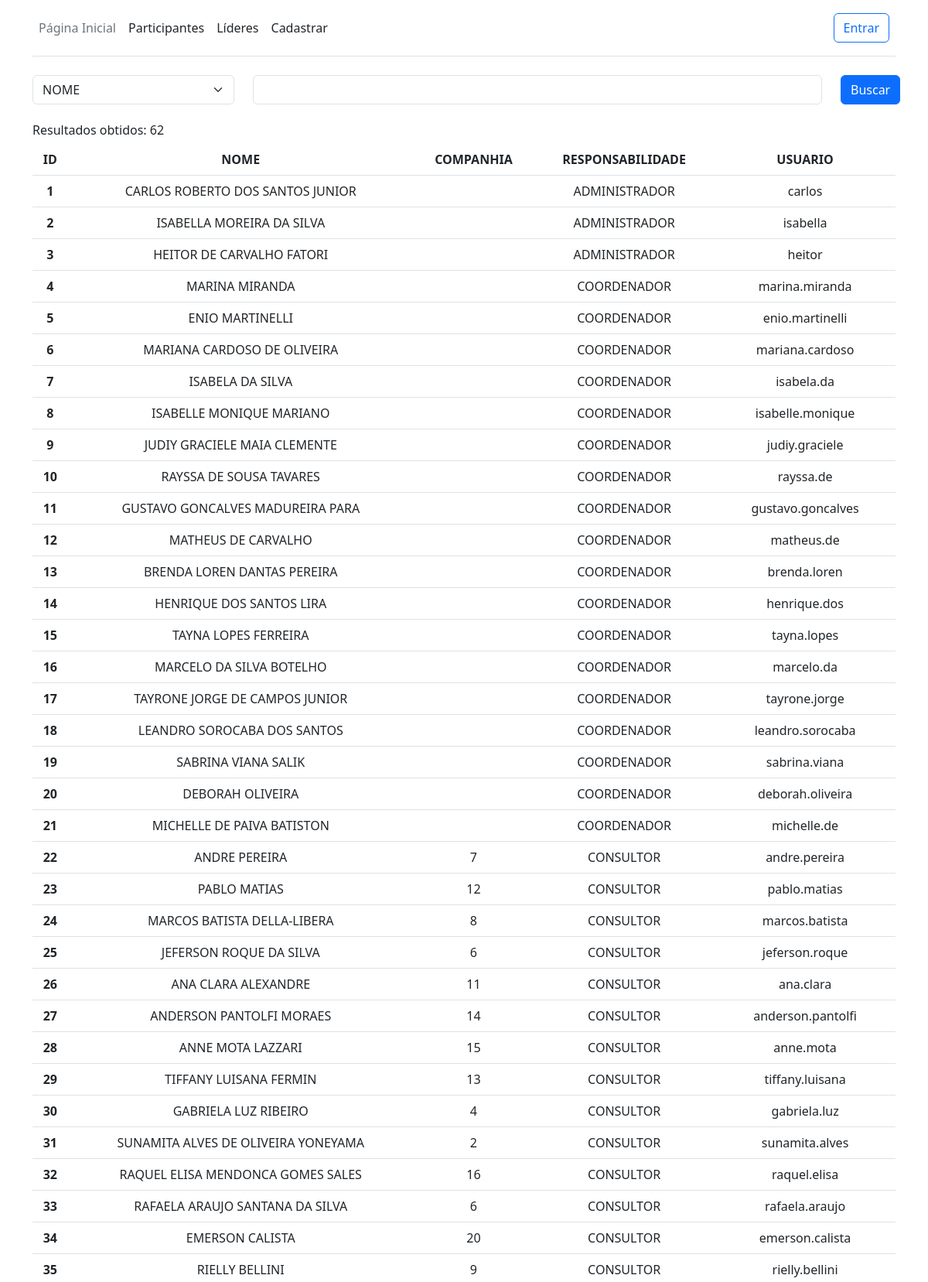
The page /lists/lideres (upper part) on the database its author committed.
### tables this page shows
CREATE TABLE lider (
  id INTEGER PRIMARY KEY AUTOINCREMENT,
  name TEXT NOT NULL,
  responsability_level TEXT CHECK(responsability_level IN ('ADMINISTRADOR','COORDENADOR','CONSULTOR')),
  gender TEXT CHECK(gender IN ('M','F')),
  username TEXT UNIQUE NOT NULL,
  password TEXT NOT NULL,
  telephone TEXT NOT NULL,
  photo BLOB,
  company_id INTEGER,
  room TEXT,
  hotel TEXT,
  FOREIGN KEY (company_id) REFERENCES company (id) 
    ON UPDATE SET NULL 
    ON DELETE SET NULL
  -- FOREIGN KEY (room) REFERENCES rooms (room)
  --   ON UPDATE SET NULL
  --   ON DELETE SET NULL,
  -- FOREIGN KEY (hotel) REFERENCES rooms (hotel)
  --   ON UPDATE SET NULL
  --   ON DELETE SET NULL
);

### fsy/fsy.py (the view)
@bp.route('/lists/<string:type>', methods=('GET', 'POST'))
def lists(type):
    lists = None
    db = get_db()
    if request.method == 'POST':
        select = request.form['select']
        search = request.form['search']
        search = unidecode.unidecode(search)
        search = search.upper()
        if type == 'participantes':
            if search:
                query = "SELECT * FROM participant WHERE {sel} like '%{sea}%'".format(sel=select, sea=search)
                print(query)
                lists = db.execute(
                 query
                ).fetchall()
            else:
                lists = db.execute(
                 'SELECT * FROM participant'
                ).fetchall()
            removeList = []
            for participant in lists:
                try:
                    if request.form['checkin']:
                        if participant['checked_in'] != request.form['checkin']:
                            removeList.append(participant)
                except:
                    pass
                try:
                    if request.form['kit']:
                        if participant['kit'] != request.form['kit']:
                            removeList.append(participant)
                except:
                    pass
                try:
                    if request.form['shirt']:
                        if participant['shirt'] != request.form['shirt']:
                            removeList.append(participant)
                except:
                    pass
                try:
                    if request.form['show']:
                        if participant['varieties_show'] != request.form['show']:
                            removeList.append(participant)
                except:
                    pass
                try:
                    if request.form['music']:
                        if participant['musical_program'] != request.form['music']:
                            removeList.append(participant)
                except:
                    pass
                try:
                    if request.form['nametag']:
                        if participant['name_tag'] != request.form['nametag']:
                            removeList.append(participant)
                except:
                    pass
                try:
                    if request.form['company']:
                        if participant['company_id'] and request.form['company'] == 'NAO':
                            removeList.append(participant)
                        if not participant['company_id'] and request.form['company'] == 'SIM':
                            removeList.append(participant)
                except:
                    pass
            print(removeList)
            for participant in removeList:
                try:
                    lists.remove(participant)
                except:
                    pass
        elif type == 'lideres':
            if search:
                query = "SELECT * FROM lider WHERE {sel} like '%{sea}%'".format(sel=select, sea=search)
                lists = db.execute(
                 query
                ).fetchall()
            else:
                lists = db.execute(
                 'SELECT * FROM lider'
                ).fetchall()
    else:
        if type == 'participantes':
            lists = db.execute(
                 'SELECT * FROM participant'
                ).fetchall()
        elif type == 'lideres':
            lists = db.execute(
                 'SELECT * FROM lider'
                ).fetchall()
    return render_template('fsy/lists.html', lists=lists, profile_type=type, length=len(lists))

### fsy/auth.py (called while the page is built)
@bp.before_app_request
def load_logged_in_user():
    user_id = session.get('user_id')
    if user_id is None:
        g.user = None
    else:
        g.user = get_db().execute('SELECT * FROM lider WHERE id = ?', (user_id,)).fetchone()

### fsy/db.py (called while the page is built)
def get_db():
    if 'db' not in g:
        g.db = sqlite3.connect(
            current_app.config['DATABASE'],
            detect_types=sqlite3.PARSE_DECLTYPES
        )
        g.db.row_factory = sqlite3.Row
    return g.db

### fsy/templates/fsy/lists.html (shortened to what this page needs)
{% extends 'base.html' %}
{% block body %}
  <div class="container justify-content-center">
    <form method="POST">
      <div class="row">
        <div class="col-md-3 mb-4">
          <select class="form-select" name="select">
            <option value="name" selected>NOME</option>
          </select>
        </div>
        <div class="col-md-8 mb-4">
          <div class="form-outline">
              <input name="search" type="search" class="form-control" />
          </div>
        </div>
        <div class="col-md-1 mb-4">
          <button type="submit" class="btn btn-primary">Buscar</button>
        </div>
      </div>
    </form>
    {% if lists != None %}
      <div class="row">
        <h6>Resultados obtidos: {{ length }}</h6>
      </div>
      <div class="row">
        <div class="table-responsive">
          <table class="table table-hover">
            <thead>
              <tr class="text-center">
                <th scope="col">ID</th>
                <th scope="col">NOME</th>
                <th scope="col">COMPANHIA</th>
                {% if profile_type == 'participantes' %}
                  <th scope="col">IDADE</th>
                  <th scope="col">CHECK IN</th>
                {% else %}
                  <th scope="col">RESPONSABILIDADE</th>
                  <th scope="col">USUARIO</th>
                {% endif %}
              </tr>
            </thead>
            <tbody">
              {% for person in lists: %}
                {% if profile_type == 'participantes' %}
                  <tr class="text-center clickable" onclick="window.location='{{ url_for('fsy.profile', type='participante', id=person[0]) }}'">
                {% else %}
                  <tr class="text-center clickable" onclick="window.location='{{ url_for('fsy.profile', type='lider', id=person[0]) }}'">
                {% endif %}
                    <th scope="row">{{ person['id'] }}</th>
                    <td>{{ person['name'] }}</td>
                    <td>{{ person['company_id'] if person['company_id'] else '' }}</td>
                    {% if profile_type == 'participantes' %}
                      <td>{{ person['age'] if person['age'] else '' }}</td>
                      <td>{{ person['checked_in'] if person['checked_in'] else '' }}</td>
                    {% else: %}
                      <td>{{ person['responsability_level'] if person['responsability_level'] else '' }}</td>
                      <td>{{ person['username'] if person['username'] else '' }}</td>
                    {% endif %}
                  </tr>
              {% endfor %}
          </table>
        </div>
      </div>
    {% endif %}
  </div>
{% endblock %}

### fsy/templates/base.html (shortened to what this page needs)
<!doctype html>
<html lang="en">
  <head>
    <link href="https://cdn.jsdelivr.net/npm/bootstrap@5.3.0-alpha1/dist/css/bootstrap.min.css" rel="stylesheet">
  </head>
  <body>
    <div class="container">
      <header class="d-flex flex-wrap align-items-center justify-content-center justify-content-md-between py-3 mb-4 border-bottom">
        <ul class="nav col-12 col-md-auto mb-2 justify-content-center mb-md-0">
          <li><a href="{{ url_for('fsy.index') }}" class="nav-link px-2 link-secondary">Página Inicial</a></li>
          {% if g.user == None %}
            <li><a href="{{ url_for('fsy.lists', type='participantes') }}" class="nav-link px-2 link-dark">Participantes</a></li>
            <li><a href="{{ url_for('fsy.lists', type='lideres') }}" class="nav-link px-2 link-dark">Líderes</a></li>
            <li><a href="{{ url_for('fsy.register') }}" class="nav-link px-2 link-dark">Cadastrar</a></li>
          {% endif %}
        </ul>
        <div class="col-md-3 text-end">
          {% if g.user == None %}
            <a href="{{ url_for('auth.login') }}">
              <button type="button" class="btn btn-outline-primary me-2">Entrar</button>
            </a>
          {% endif %}
        </div>
      </header>
    </div>
    <div>{% block body %}{% endblock %}</div>
  </body>
</html>

### rows shown on the page
lider: id "1", name "CARLOS ROBERTO DOS SANTOS JUNIOR", responsability_level "ADMINISTRADOR", username "carlos"
lider: id "2", name "ISABELLA MOREIRA DA SILVA", responsability_level "ADMINISTRADOR", username "isabella"
lider: id "3", name "HEITOR DE CARVALHO FATORI", responsability_level "ADMINISTRADOR", username "heitor"
lider: id "4", name "MARINA MIRANDA", responsability_level "COORDENADOR", username "marina.miranda"
lider: id "5", name "ENIO MARTINELLI", responsability_level "COORDENADOR", username "enio.martinelli"
lider: id "6", name "MARIANA CARDOSO DE OLIVEIRA", responsability_level "COORDENADOR", username "mariana.cardoso"
lider: id "7", name "ISABELA DA SILVA", responsability_level "COORDENADOR", username "isabela.da"
lider: id "8", name "ISABELLE MONIQUE MARIANO", responsability_level "COORDENADOR", username "isabelle.monique"
lider: id "9", name "JUDIY GRACIELE MAIA CLEMENTE", responsability_level "COORDENADOR", username "judiy.graciele"
lider: id "10", name "RAYSSA DE SOUSA TAVARES", responsability_level "COORDENADOR", username "rayssa.de"
lider: id "11", name "GUSTAVO GONCALVES MADUREIRA PARA", responsability_level "COORDENADOR", username "gustavo.goncalves"
lider: id "12", name "MATHEUS DE CARVALHO", responsability_level "COORDENADOR", username "matheus.de"
lider: id "13", name "BRENDA LOREN DANTAS PEREIRA", responsability_level "COORDENADOR", username "brenda.loren"
lider: id "14", name "HENRIQUE DOS SANTOS LIRA", responsability_level "COORDENADOR", username "henrique.dos"
lider: id "15", name "TAYNA LOPES FERREIRA", responsability_level "COORDENADOR", username "tayna.lopes"
lider: id "16", name "MARCELO DA SILVA BOTELHO", responsability_level "COORDENADOR", username "marcelo.da"
lider: id "17", name "TAYRONE JORGE DE CAMPOS JUNIOR", responsability_level "COORDENADOR", username "tayrone.jorge"
lider: id "18", name "LEANDRO SOROCABA DOS SANTOS", responsability_level "COORDENADOR", username "leandro.sorocaba"
lider: id "19", name "SABRINA VIANA SALIK", responsability_level "COORDENADOR", username "sabrina.viana"
lider: id "20", name "DEBORAH OLIVEIRA", responsability_level "COORDENADOR", username "deborah.oliveira"
lider: id "21", name "MICHELLE DE PAIVA BATISTON", responsability_level "COORDENADOR", username "michelle.de"
lider: id "22", name "ANDRE PEREIRA", company "7", responsability_level "CONSULTOR", username "andre.pereira"
lider: id "23", name "PABLO MATIAS", company "12", responsability_level "CONSULTOR", username "pablo.matias"
lider: id "24", name "MARCOS BATISTA DELLA-LIBERA", company "8", responsability_level "CONSULTOR", username "marcos.batista"
lider: id "25", name "JEFERSON ROQUE DA SILVA", company "6", responsability_level "CONSULTOR", username "jeferson.roque"
lider: id "26", name "ANA CLARA ALEXANDRE", company "11", responsability_level "CONSULTOR", username "ana.clara"
lider: id "27", name "ANDERSON PANTOLFI MORAES", company "14", responsability_level "CONSULTOR", username "anderson.pantolfi"
lider: id "28", name "ANNE MOTA LAZZARI", company "15", responsability_level "CONSULTOR", username "anne.mota"
lider: id "29", name "TIFFANY LUISANA FERMIN", company "13", responsability_level "CONSULTOR", username "tiffany.luisana"
lider: id "30", name "GABRIELA LUZ RIBEIRO", company "4", responsability_level "CONSULTOR", username "gabriela.luz"
lider: id "31", name "SUNAMITA ALVES DE OLIVEIRA YONEYAMA", company "2", responsability_level "CONSULTOR", username "sunamita.alves"
lider: id "32", name "RAQUEL ELISA MENDONCA GOMES SALES", company "16", responsability_level "CONSULTOR", username "raquel.elisa"
lider: id "33", name "RAFAELA ARAUJO SANTANA DA SILVA", company "6", responsability_level "CONSULTOR", username "rafaela.araujo"
lider: id "34", name "EMERSON CALISTA", company "20", responsability_level "CONSULTOR", username "emerson.calista"
lider: id "35", name "RIELLY BELLINI", company "9", responsability_level "CONSULTOR", username "rielly.bellini"

### other values the page prints
{{ length }} "62"
